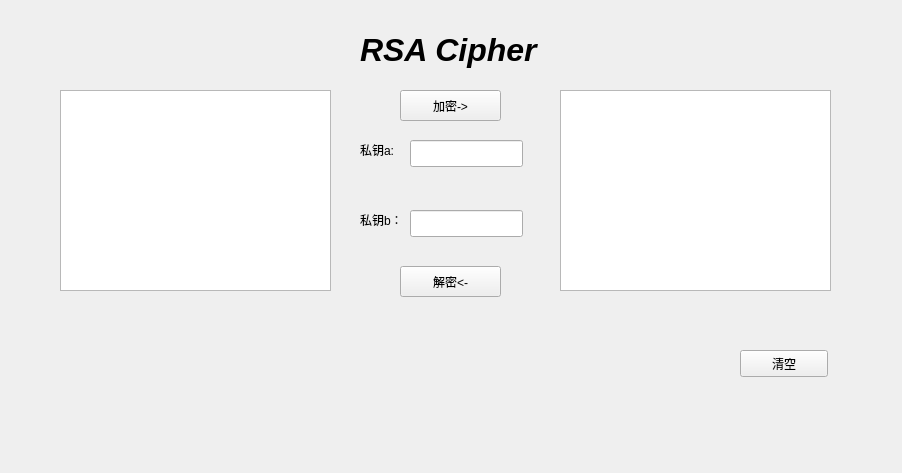
<?xml version="1.0" encoding="UTF-8"?>
<ui version="4.0">
 <class>RSA</class>
 <widget class="QWidget" name="RSA">
  <property name="geometry">
   <rect>
    <x>0</x>
    <y>0</y>
    <width>902</width>
    <height>473</height>
   </rect>
  </property>
  <property name="windowTitle">
   <string>Form</string>
  </property>
  <widget class="QLabel" name="label">
   <property name="geometry">
    <rect>
     <x>360</x>
     <y>20</y>
     <width>221</width>
     <height>61</height>
    </rect>
   </property>
   <property name="text">
    <string>&lt;html&gt;&lt;head/&gt;&lt;body&gt;&lt;p&gt;&lt;span style=&quot; font-size:24pt; font-weight:600; font-style:italic;&quot;&gt;RSA Cipher&lt;/span&gt;&lt;/p&gt;&lt;/body&gt;&lt;/html&gt;</string>
   </property>
  </widget>
  <widget class="QTextEdit" name="plaintext_edit">
   <property name="geometry">
    <rect>
     <x>60</x>
     <y>90</y>
     <width>271</width>
     <height>201</height>
    </rect>
   </property>
   <property name="styleSheet">
    <string notr="true">font: 14pt &quot;Cantarell&quot;;</string>
   </property>
  </widget>
  <widget class="QTextEdit" name="ciphertext_edit">
   <property name="geometry">
    <rect>
     <x>560</x>
     <y>90</y>
     <width>271</width>
     <height>201</height>
    </rect>
   </property>
   <property name="styleSheet">
    <string notr="true">font: 14pt &quot;Cantarell&quot;;</string>
   </property>
  </widget>
  <widget class="QPushButton" name="pushButton">
   <property name="geometry">
    <rect>
     <x>400</x>
     <y>90</y>
     <width>101</width>
     <height>31</height>
    </rect>
   </property>
   <property name="text">
    <string>加密-&gt;</string>
   </property>
  </widget>
  <widget class="QPushButton" name="pushButton_2">
   <property name="geometry">
    <rect>
     <x>400</x>
     <y>266</y>
     <width>101</width>
     <height>31</height>
    </rect>
   </property>
   <property name="text">
    <string>解密&lt;-</string>
   </property>
  </widget>
  <widget class="QPushButton" name="pushButton_3">
   <property name="geometry">
    <rect>
     <x>740</x>
     <y>350</y>
     <width>88</width>
     <height>27</height>
    </rect>
   </property>
   <property name="text">
    <string>清空</string>
   </property>
  </widget>
  <widget class="QLineEdit" name="a_line">
   <property name="geometry">
    <rect>
     <x>410</x>
     <y>140</y>
     <width>113</width>
     <height>27</height>
    </rect>
   </property>
  </widget>
  <widget class="QLineEdit" name="b_line">
   <property name="geometry">
    <rect>
     <x>410</x>
     <y>210</y>
     <width>113</width>
     <height>27</height>
    </rect>
   </property>
  </widget>
  <widget class="QLabel" name="label_2">
   <property name="geometry">
    <rect>
     <x>360</x>
     <y>140</y>
     <width>51</width>
     <height>19</height>
    </rect>
   </property>
   <property name="styleSheet">
    <string notr="true">font: 12pt &quot;Cantarell&quot;;</string>
   </property>
   <property name="text">
    <string>私钥a:</string>
   </property>
  </widget>
  <widget class="QLabel" name="label_3">
   <property name="geometry">
    <rect>
     <x>360</x>
     <y>210</y>
     <width>51</width>
     <height>19</height>
    </rect>
   </property>
   <property name="styleSheet">
    <string notr="true">font: 12pt &quot;Cantarell&quot;;</string>
   </property>
   <property name="text">
    <string>私钥b：</string>
   </property>
  </widget>
 </widget>
 <resources/>
 <connections/>
</ui>
